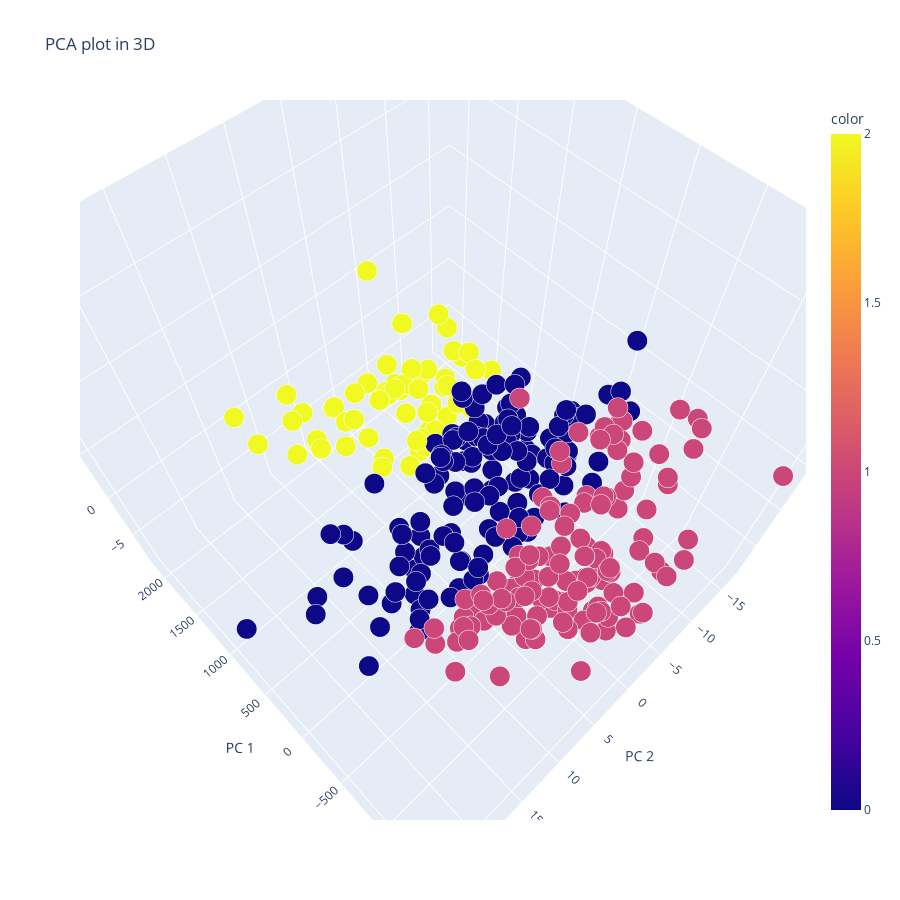

Here is the notebook cell this chart was saved with:
### Code cell
PCAplot3D(X, pred_ward)

### Figure 1 — Plotly figure (JSON) as saved in the notebook; plotly's stock layout.template omitted (floating-point values rounded to 4 significant figures; data arrays with more than 128 entries replaced by an {"elided": "..."} marker saying what was removed)
{"data": [{"hovertemplate": "PC 1=%{x}<br>PC 2=%{y}<br>PC 3=%{z}<br>size=%{marker.size}<br>color=%{marker.color}<extra></extra>", "legendgroup": "", "marker": {"color": {"elided": "341 int values"}, "coloraxis": "coloraxis", "opacity": 1, "size": {"elided": "341 float values"}, "sizemode": "area", "sizeref": 0.00025, "symbol": "circle"}, "mode": "markers", "name": "", "scene": "scene", "showlegend": false, "type": "scatter3d", "x": {"elided": "341 float values"}, "y": {"elided": "341 float values"}, "z": {"elided": "341 float values"}}], "layout": {"coloraxis": {"colorbar": {"title": {"text": "color"}}, "colorscale": [[0, "#0d0887"], [0.1111, "#46039f"], [0.2222, "#7201a8"], [0.3333, "#9c179e"], [0.4444, "#bd3786"], [0.5556, "#d8576b"], [0.6667, "#ed7953"], [0.7778, "#fb9f3a"], [0.8889, "#fdca26"], [1, "#f0f921"]]}, "height": 900, "legend": {"itemsizing": "constant", "tracegroupgap": 0}, "scene": {"aspectmode": "auto", "aspectratio": {"x": 1, "y": 1, "z": 1}, "camera": {"center": {"x": 0, "y": 0, "z": 0}, "eye": {"x": -0.6334, "y": 0.6084, "z": 1.428}, "projection": {"type": "perspective"}, "up": {"x": 0, "y": 0, "z": 1}}, "domain": {"x": [0, 1], "y": [0, 1]}, "xaxis": {"title": {"text": "PC 1"}, "type": "linear"}, "yaxis": {"title": {"text": "PC 2"}, "type": "linear"}, "zaxis": {"title": {"text": "PC 3"}, "type": "linear"}}, "title": {"text": "PCA plot in 3D"}, "width": 900}}
